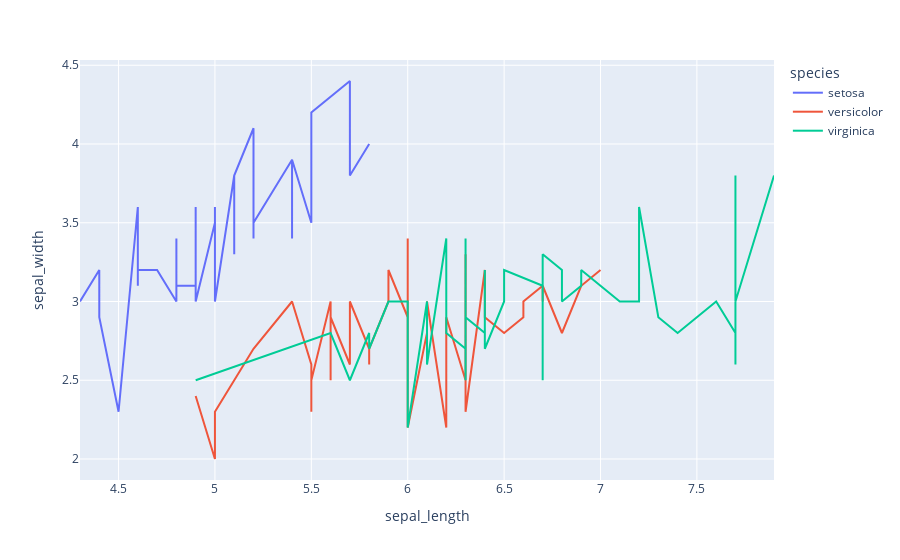

This figure's notebook cell:
### Markdown cell above
# 2. Line plot

### Code cell
# sort the data
df_line = df.sort_values(by=['sepal_length'])

fig2 = px.line(df_line, x='sepal_length', y='sepal_width', color='species')
fig2.show()

# save the plot
fig2.write_image('./output/fig2.png', scale=3)

### Figure 1 — Plotly figure (JSON) as saved in the notebook; plotly's stock layout.template omitted (floating-point values rounded to 4 significant figures)
{"data": [{"hovertemplate": "species=setosa<br>sepal_length=%{x}<br>sepal_width=%{y}<extra></extra>", "legendgroup": "setosa", "line": {"color": "#636efa", "dash": "solid"}, "marker": {"symbol": "circle"}, "mode": "lines", "name": "setosa", "orientation": "v", "showlegend": true, "type": "scatter", "x": [4.3, 4.4, 4.4, 4.4, 4.5, 4.6, 4.6, 4.6, 4.6, 4.7, 4.7, 4.8, 4.8, 4.8, 4.8, 4.8, 4.9, 4.9, 4.9, 4.9, 5, 5, 5, 5, 5, 5, 5, 5, 5.1, 5.1, 5.1, 5.1, 5.1, 5.1, 5.1, 5.1, 5.2, 5.2, 5.2, 5.3, 5.4, 5.4, 5.4, 5.4, 5.4, 5.5, 5.5, 5.7, 5.7, 5.8], "xaxis": "x", "y": [3, 3.2, 3, 2.9, 2.3, 3.6, 3.1, 3.4, 3.2, 3.2, 3.2, 3, 3, 3.4, 3.4, 3.1, 3.1, 3.1, 3.6, 3, 3.5, 3.4, 3.3, 3.2, 3.5, 3.4, 3.6, 3, 3.8, 3.8, 3.5, 3.4, 3.5, 3.3, 3.7, 3.8, 4.1, 3.4, 3.5, 3.7, 3.9, 3.4, 3.4, 3.7, 3.9, 3.5, 4.2, 4.4, 3.8, 4], "yaxis": "y"}, {"hovertemplate": "species=versicolor<br>sepal_length=%{x}<br>sepal_width=%{y}<extra></extra>", "legendgroup": "versicolor", "line": {"color": "#EF553B", "dash": "solid"}, "marker": {"symbol": "circle"}, "mode": "lines", "name": "versicolor", "orientation": "v", "showlegend": true, "type": "scatter", "x": [4.9, 5, 5, 5.1, 5.2, 5.4, 5.5, 5.5, 5.5, 5.5, 5.5, 5.6, 5.6, 5.6, 5.6, 5.6, 5.7, 5.7, 5.7, 5.7, 5.7, 5.8, 5.8, 5.8, 5.9, 5.9, 6, 6, 6, 6, 6.1, 6.1, 6.1, 6.1, 6.2, 6.2, 6.3, 6.3, 6.3, 6.4, 6.4, 6.5, 6.6, 6.6, 6.7, 6.7, 6.7, 6.8, 6.9, 7], "xaxis": "x", "y": [2.4, 2, 2.3, 2.5, 2.7, 3, 2.6, 2.3, 2.4, 2.4, 2.5, 3, 3, 2.5, 2.7, 2.9, 2.6, 2.9, 2.8, 2.8, 3, 2.7, 2.6, 2.7, 3, 3.2, 2.9, 2.7, 3.4, 2.2, 2.8, 2.9, 2.8, 3, 2.2, 2.9, 2.5, 3.3, 2.3, 3.2, 2.9, 2.8, 2.9, 3, 3.1, 3, 3.1, 2.8, 3.1, 3.2], "yaxis": "y"}, {"hovertemplate": "species=virginica<br>sepal_length=%{x}<br>sepal_width=%{y}<extra></extra>", "legendgroup": "virginica", "line": {"color": "#00cc96", "dash": "solid"}, "marker": {"symbol": "circle"}, "mode": "lines", "name": "virginica", "orientation": "v", "showlegend": true, "type": "scatter", "x": [4.9, 5.6, 5.7, 5.8, 5.8, 5.8, 5.9, 6, 6, 6.1, 6.1, 6.2, 6.2, 6.3, 6.3, 6.3, 6.3, 6.3, 6.3, 6.4, 6.4, 6.4, 6.4, 6.4, 6.5, 6.5, 6.5, 6.5, 6.7, 6.7, 6.7, 6.7, 6.7, 6.8, 6.8, 6.9, 6.9, 6.9, 7.1, 7.2, 7.2, 7.2, 7.3, 7.4, 7.6, 7.7, 7.7, 7.7, 7.7, 7.9], "xaxis": "x", "y": [2.5, 2.8, 2.5, 2.8, 2.7, 2.7, 3, 3, 2.2, 3, 2.6, 3.4, 2.8, 2.7, 2.5, 2.8, 3.3, 3.4, 2.9, 2.8, 2.8, 3.1, 3.2, 2.7, 3, 3, 3, 3.2, 3.1, 2.5, 3.3, 3, 3.3, 3.2, 3, 3.1, 3.1, 3.2, 3, 3, 3.2, 3.6, 2.9, 2.8, 3, 2.8, 2.6, 3.8, 3, 3.8], "yaxis": "y"}], "layout": {"legend": {"title": {"text": "species"}, "tracegroupgap": 0}, "margin": {"t": 60}, "xaxis": {"anchor": "y", "domain": [0, 1], "title": {"text": "sepal_length"}}, "yaxis": {"anchor": "x", "domain": [0, 1], "title": {"text": "sepal_width"}}}}
